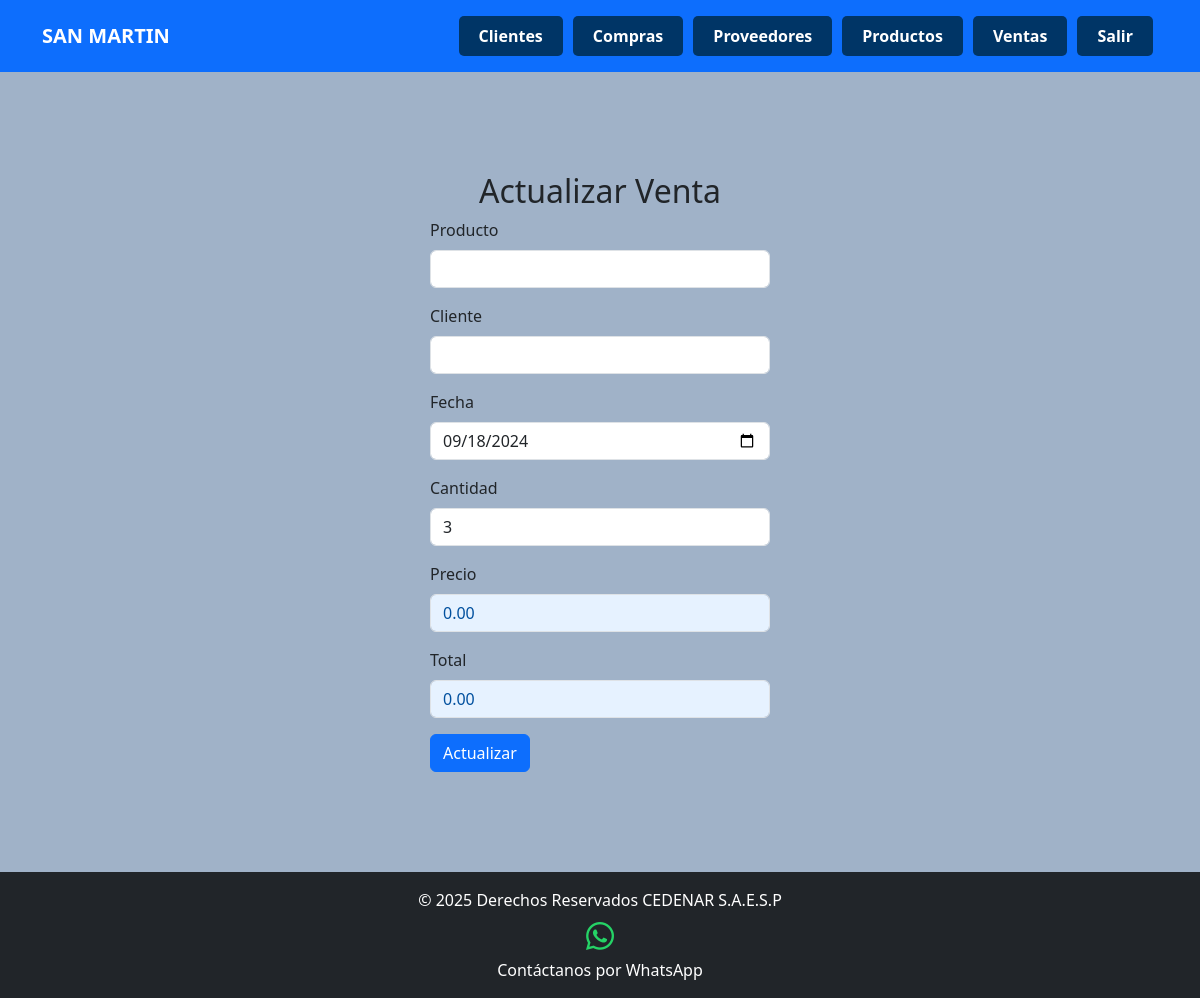
/templates/actualizarVenta.php?id=1 (signed in), run on the app's committed database.
### tables this page shows
CREATE TABLE `ventas` (

  `ID` int NOT NULL AUTO_INCREMENT,

  `Fecha` date DEFAULT NULL,

  `Total` decimal(10,2) DEFAULT NULL,

  `Cantidad` int DEFAULT NULL,

  `Precio` decimal(10,2) DEFAULT NULL,

  `ProductoID` int DEFAULT NULL,

  `UsuarioID` int DEFAULT NULL,

  `ClienteID` int DEFAULT NULL,

  `GarantiaVencimiento` date DEFAULT NULL,

  `MetodoPago` varchar(50) DEFAULT NULL,

  PRIMARY KEY (`ID`),

  FOREIGN KEY (`ProductoID`) REFERENCES `productos` (`ID`),

  FOREIGN KEY (`UsuarioID`) REFERENCES `usuario` (`ID`),

  FOREIGN KEY (`ClienteID`) REFERENCES `cliente` (`ID`)

);

### models/Conexion.php (called while the page is built, shortened)
<?php
class Conexion {
    private $host = 'localhost:3307';
    private $usuario = 'root';
    private $contrasena = '';
    private $base_de_datos = 'SubestacionSanmartin';
    private $conn;
    public function __construct() {
        $this->conn = new mysqli($this->host, $this->usuario, $this->contrasena, $this->base_de_datos);
    }
    public function getConexion() {
        return $this->conn;
    }
}
?>

### controllers/ventasController.php (called while the page is built, shortened)
<?php
require_once '../models/ventas.php';
require_once '../models/conexion.php';
class VentasController {
    private $db;
    public function __construct() {
        $conexion = new Conexion();
        $this->db = $conexion->getConexion();
    }
    public function obtenerVentaPorID($ID, $UsuarioID) {
        $sql = "SELECT * FROM ventas WHERE ID = ? AND UsuarioID = ?";
        $stmt = $this->db->prepare($sql);
        $stmt->bind_param('is', $ID, $UsuarioID);
        $stmt->execute();
        $resultado = $stmt->get_result()->fetch_assoc();
        if ($resultado) {
            return new Venta($resultado['ID'], $resultado['Fecha'], $resultado['Total'], $resultado['Cantidad'], $resultado['Precio'], $resultado['ProductoID'], $resultado['UsuarioID'], $resultado['ClienteID']);
        }
        return null;
    }
}

### models/ventas.php (called while the page is built, shortened)
<?php
class Venta {
    private $Fecha;
    private $Total;
    private $Cantidad;
    private $Precio;
    public function __construct($ID, $Fecha, $Total, $Cantidad, $Precio, $ProductoID, $UsuarioID, $ClienteID) {
        $this->Fecha = $Fecha;
        $this->Total = $Total;
        $this->Cantidad = $Cantidad;
        $this->Precio = $Precio;
    }
    public function getFecha() {
        return $this->Fecha;
    }
    public function getTotal() {
        return $this->Total;
    }
    public function getCantidad() {
        return $this->Cantidad;
    }
    public function getPrecio() {
        return $this->Precio;
    }
}

### templates/actualizarVenta.php (the view, shortened to what this page needs)
<?php
require_once '../includes/headerLogin.php';
require_once '../controllers/ventasController.php';
$usuario_id = $_SESSION['usuario_id'];
if (isset($_GET['id']) && is_numeric($_GET['id'])) {
    $id = (int)$_GET['id'];
    $ventasController = new VentasController();
    $venta = $ventasController->obtenerVentaPorID($id,$usuario_id);
    if ($venta) {
        $productoNombre = '';
        ?>
        <div class="container d-flex justify-content-center align-items-center" style="min-height: 100vh;">
            <form class="col-4 p-3" action="../controllers/ventasHandler.php" method="POST">
                <h2 class="text-center" id="titulo">Actualizar Venta</h2>
                <div class="mb-3">
                    <label for="producto_id" class="form-label">Producto</label>
                    <input type="text" class="form-control" name="producto_name" id="producto_id" list="productos" value="<?php echo htmlspecialchars($productoNombre); ?>" onchange="actualizarPrecioYTotal()" required>
                </div>
                <div class="mb-3">
                    <label for="cliente_id" class="form-label">Cliente</label>
                    <input type="text" class="form-control" name="cliente_name" id="cliente_id" list="clientes" value="<?php
                        $clienteNombre = '';
                        echo htmlspecialchars($clienteNombre);
                    ?>"
                    required>
                </div>
                <div class="mb-3">
                    <label for="fecha" class="form-label">Fecha</label>
                    <input type="date" class="form-control" name="fecha" value="<?php echo htmlspecialchars($venta->getFecha()); ?>" required>
                </div>
                <div class="mb-3">
                    <label for="cantidad" class="form-label">Cantidad</label>
                    <input type="number" class="form-control" name="cantidad" value="<?php echo htmlspecialchars($venta->getCantidad()); ?>" id="cantidad" required onchange="actualizarTotal()">
                </div>
                <div class="mb-3">
                    <label for="precio" class="form-label">Precio</label>
                    <input type="text" class="form-control readonly-textbox" id="precio" name="precio" value="<?php echo htmlspecialchars($venta->getPrecio()); ?>" readonly>
                </div>
                <div class="mb-3">
                    <label for="total" class="form-label">Total</label>
                    <input type="number" class="form-control readonly-textbox"name="total" id="total" value="<?php echo htmlspecialchars($venta->getTotal()); ?>" readonly>
                </div>
                <button type="submit" class="btn btn-primary" name="BtnActualizar" value="OK">Actualizar</button>
            </form>
        </div>
<?php
    } else {
        echo "Venta no encontrada.";
    }
} else {
    echo "ID de venta no proporcionado.";
}
?>
<?php
require_once '../includes/footer.php';
?>

### styles.css (style rules this page uses)
html, body { height: 100%; }
body { display: flex; flex-direction: column; }
.fondo { background-color: #b3daff; }
.readonly-textbox { background-color: #e6f2ff; color: #00509e; cursor: not-allowed; user-select: none; }

### includes/headerLogin.php (style rules this page uses)
.fondo { background-color: #A0B2C8; min-height: 100vh; }

### data on the page
ventas: fecha "09/18/2024", cantidad "3", precio "0.00", total "0.00"
